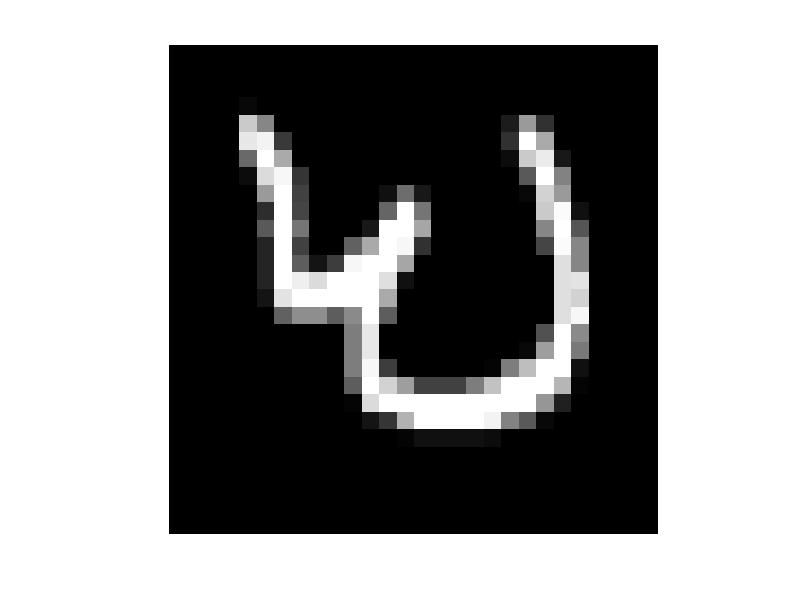
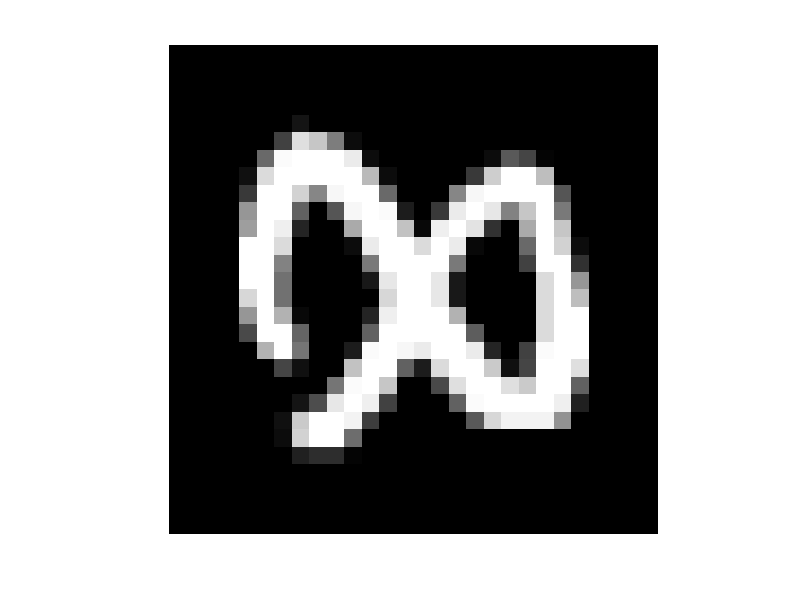

Reproduce these figures in MATLAB, in order.
function visualize()

load('mnist_bin38.mat')

%% Visualizing 1st example for each digit from test and train dataset

size = [28 28];

 for i=3:5:8
   varName = sprintf('test%d',i);
   cmd = [varName '(78,:)'];
   a = eval(cmd);
   figure, imshow(reshape(a,size));
 end